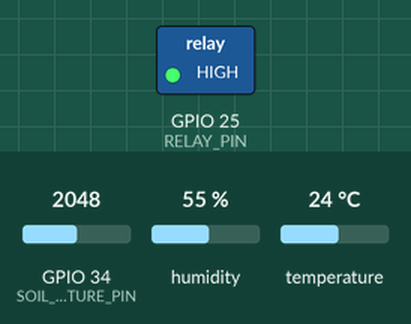
Simulated run of this sketch. Board: ESP32. On the bench: switched loads named in the sketch (green lamp = pin HIGH). The test bench sets the inputs (shaded band); at power-on: GPIO 34 (SOIL_MOISTURE_PIN) = 2048, humidity 55 %, temperature 24 °C. What the sketch prints to the serial monitor is not drawn.

Above: at 3.5 s.
At 11.0 s:
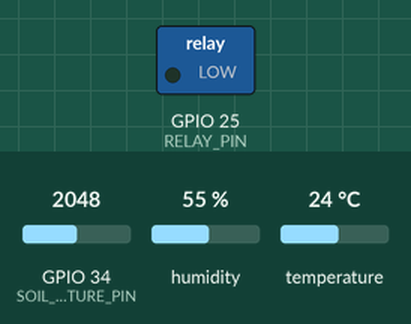
Timing chart, 0 to 20.5 s (numbered marks = the images above):
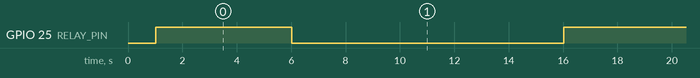

Measured:
- by itself, GPIO 25 (RELAY_PIN): alternates HIGH for 5.0 s and LOW for 10.0 s

The sketch:

PlantWateringSystem.ino
```cpp
#include <DHT.h>

// ==================== PIN DEFINITIONS ====================
#define SOIL_MOISTURE_PIN 34      // GPIO34 (ADC) - Analog input for soil moisture sensor
#define DHT_PIN 4                 // GPIO4 - DHT11 data pin
#define RELAY_PIN 25              // GPIO25 - Controls the water pump relay module

// ==================== DHT11 SENSOR ====================
#define DHTTYPE DHT11
DHT dht(DHT_PIN, DHTTYPE);

// ==================== CONFIGURATION ====================
const int MOISTURE_THRESHOLD = 2000;  // Threshold value for triggering pump (0-4095)
const int MOISTURE_HYSTERESIS = 200;  // Hysteresis to prevent pump chatter
const unsigned long SENSOR_READ_INTERVAL = 5000;  // Read sensors every 5 seconds
const unsigned long PUMP_RUN_TIME = 5000;         // Run pump for 5 seconds
const unsigned long PUMP_COOLDOWN = 10000;        // Wait 10 seconds before next pump run

// ==================== VARIABLES ====================
unsigned long lastSensorRead = 0;
unsigned long pumpStartTime = 0;
unsigned long lastPumpTime = 0;
bool pumpActive = false;
bool pumpCoolingDown = false;

int soilMoisture = 0;
float temperature = 0;
float humidity = 0;

// ==================== SETUP ====================
void setup() {
  Serial.begin(115200);
  delay(1000);

  Serial.println("\n\n=== IoT Plant Watering System ===");
  Serial.println("Initializing system...");

  // Initialize pins
  pinMode(RELAY_PIN, OUTPUT);
  digitalWrite(RELAY_PIN, LOW);  // Ensure pump is OFF at startup

  // Initialize DHT11
  dht.begin();
  Serial.println("✓ DHT11 initialized");
  Serial.println("✓ System ready!\n");

  printHeader();
}

// ==================== MAIN LOOP ====================
void loop() {
  unsigned long currentTime = millis();

  // Read sensors at specified interval
  if (currentTime - lastSensorRead >= SENSOR_READ_INTERVAL) {
    readSensors();
    lastSensorRead = currentTime;
  }

  // Control pump based on moisture level
  controlPump(currentTime);
}

// ==================== PRINT HEADER ====================
void printHeader() {
  Serial.println("===================================================");
  Serial.println("Time(ms) | Moisture(%) | Temp(°C) | Humidity(%) | Pump Status");
  Serial.println("===================================================");
}

// ==================== READ SENSORS ====================
void readSensors() {
  // Read soil moisture (raw ADC value: 0-4095)
  int rawMoisture = analogRead(SOIL_MOISTURE_PIN);

  // Convert raw value to percentage
  // Lower ADC = More moisture (sensor submerged)
  // Higher ADC = Less moisture (sensor dry)
  soilMoisture = map(rawMoisture, 4095, 0, 0, 100);  // Invert mapping

  // Read DHT11 temperature and humidity
  float temp = dht.readTemperature();
  float hum = dht.readHumidity();

  // Validate readings
  if (!isnan(temp)) {
    temperature = temp;
  }
  if (!isnan(hum)) {
    humidity = hum;
  }

  // Print formatted sensor data
  printSensorData();
}

// ==================== PRINT SENSOR DATA ====================
void printSensorData() {
  Serial.print(millis());
  Serial.print(" | ");
  Serial.print(soilMoisture);
  Serial.print("% | ");
  Serial.print(temperature, 1);
  Serial.print("°C | ");
  Serial.print(humidity, 1);
  Serial.print("% | ");

  if (pumpActive) {
    Serial.println("[RUNNING]");
  } else if (pumpCoolingDown) {
    Serial.println("[COOLDOWN]");
  } else {
    Serial.println("[IDLE]");
  }
}

// ==================== PUMP CONTROL LOGIC ====================
void controlPump(unsigned long currentTime) {
  // Check if pump is currently running
  if (pumpActive) {
    // Check if pump run time has elapsed
    if (currentTime - pumpStartTime >= PUMP_RUN_TIME) {
      stopPump(currentTime);
    }
  }
  // Check if pump is on cooldown
  else if (pumpCoolingDown) {
    // Check if cooldown period has elapsed
    if (currentTime - lastPumpTime >= PUMP_COOLDOWN) {
      pumpCoolingDown = false;
      Serial.println("→ Pump cooldown complete");
    }
  }
  // Normal operation: check moisture level
  else {
    // Trigger pump if moisture is too low and not on cooldown
    if (soilMoisture < MOISTURE_THRESHOLD) {
      startPump(currentTime);
      Serial.println("→ Moisture low: Pump activated");
    }
  }
}

// ==================== START PUMP ====================
void startPump(unsigned long currentTime) {
  if (!pumpActive) {
    digitalWrite(RELAY_PIN, HIGH);  // Activate relay (pump ON)
    pumpActive = true;
    pumpStartTime = currentTime;
    Serial.println("[PUMP ON] Water pump activated");
  }
}

// ==================== STOP PUMP ====================
void stopPump(unsigned long currentTime) {
  if (pumpActive) {
    digitalWrite(RELAY_PIN, LOW);   // Deactivate relay (pump OFF)
    pumpActive = false;
    lastPumpTime = currentTime;
    pumpCoolingDown = true;
    Serial.println("[PUMP OFF] Water pump deactivated - Entering cooldown");
  }
}
```
